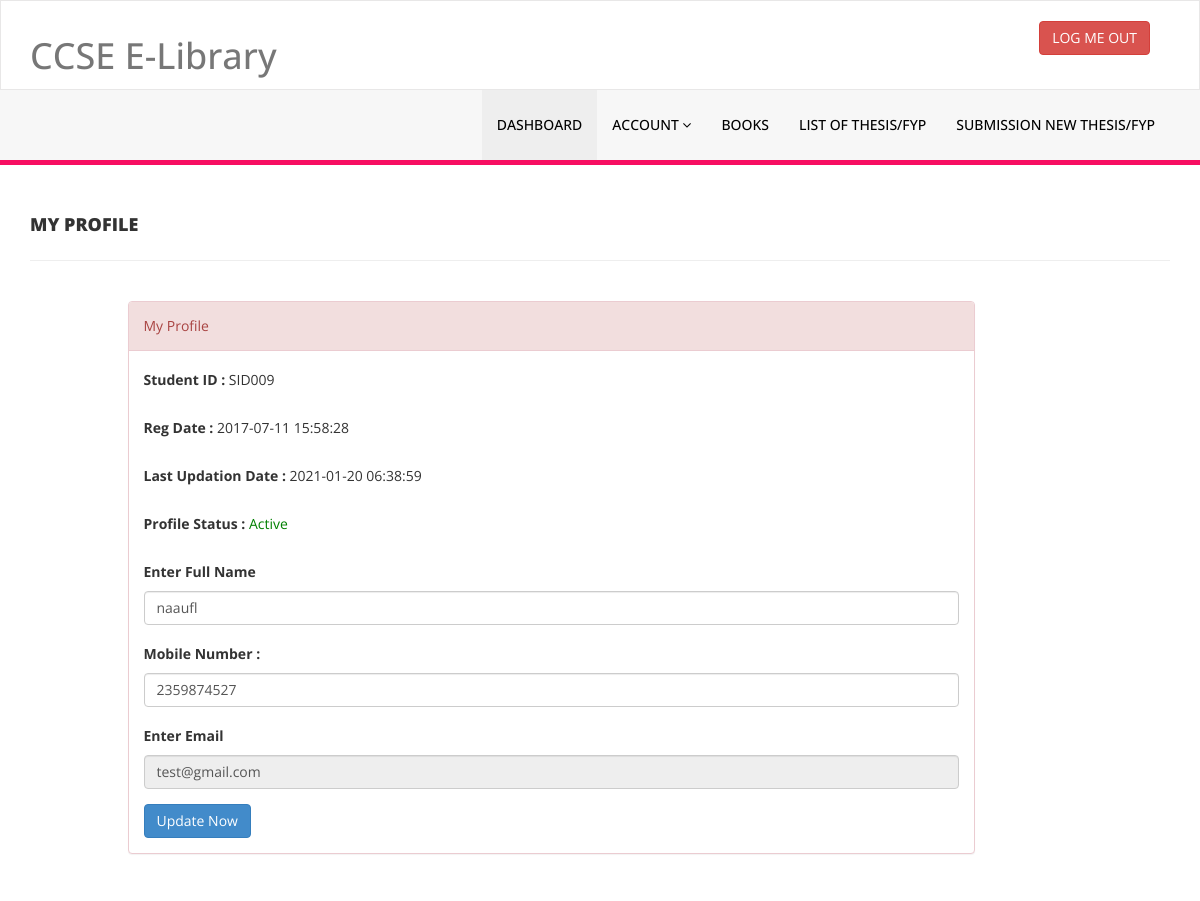
The page /library/my-profile.php (signed in) on the database its author committed.
### tables this page shows
CREATE TABLE `tblstudents` (
  `id` int(11) NOT NULL,
  `StudentId` varchar(100) DEFAULT NULL,
  `FullName` varchar(120) DEFAULT NULL,
  `EmailId` varchar(120) DEFAULT NULL,
  `MobileNumber` char(11) DEFAULT NULL,
  `Password` varchar(120) DEFAULT NULL,
  `Status` int(1) DEFAULT NULL,
  `RegDate` timestamp NULL DEFAULT current_timestamp(),
  `UpdationDate` timestamp NULL DEFAULT NULL ON UPDATE current_timestamp()
);

### library/my-profile.php (the view, shortened to what this page needs)
<?php
include('includes/config.php');
if(strlen($_SESSION['login'])==0)
    {
header('location:index.php');
}
else{
?>
<!DOCTYPE html>
<html xmlns="http://www.w3.org/1999/xhtml">
<head>
    <link href="assets/css/bootstrap.css" rel="stylesheet" />
    <link href="assets/css/font-awesome.css" rel="stylesheet" />
    <link href="assets/css/style.css" rel="stylesheet" />
</head>
<body>
<?php include('includes/header.php');?>
    <div class="content-wrapper">
         <div class="container">
        <div class="row pad-botm">
            <div class="col-md-12">
                <h4 class="header-line">My Profile</h4>
                            </div>
        </div>
             <div class="row">
<div class="col-md-9 col-md-offset-1">
               <div class="panel panel-danger">
                        <div class="panel-heading">
                           My Profile
                        </div>
                        <div class="panel-body">
                            <form name="signup" method="post">
<?php
$sid=$_SESSION['stdid'];
$sql="SELECT StudentId,FullName,EmailId,MobileNumber,RegDate,UpdationDate,Status from  tblstudents  where StudentId=:sid ";
$query = $dbh -> prepare($sql);
$query-> bindParam(':sid', $sid, PDO::PARAM_STR);
$query->execute();
$results=$query->fetchAll(PDO::FETCH_OBJ);
if($query->rowCount() > 0)
{
foreach($results as $result)
{               ?>
<div class="form-group">
<label>Student ID : </label>
<?php echo htmlentities($result->StudentId);?>
</div>
<div class="form-group">
<label>Reg Date : </label>
<?php echo htmlentities($result->RegDate);?>
</div>
<?php if($result->UpdationDate!=""){?>
<div class="form-group">
<label>Last Updation Date : </label>
<?php echo htmlentities($result->UpdationDate);?>
</div>
<?php } ?>
<div class="form-group">
<label>Profile Status : </label>
<?php if($result->Status==1){?>
<span style="color: green">Active</span>
<?php } else { ?>
<span style="color: red">Blocked</span>
<?php }?>
</div>
<div class="form-group">
<label>Enter Full Name</label>
<input class="form-control" type="text" name="fullanme" value="<?php echo htmlentities($result->FullName);?>" autocomplete="off" required />
</div>
<div class="form-group">
<label>Mobile Number :</label>
<input class="form-control" type="text" name="mobileno" maxlength="10" value="<?php echo htmlentities($result->MobileNumber);?>" autocomplete="off" required />
</div>
<div class="form-group">
<label>Enter Email</label>
<input class="form-control" type="email" name="email" id="emailid" value="<?php echo htmlentities($result->EmailId);?>"  autocomplete="off" required readonly />
</div>
<?php }} ?>
<button type="submit" name="update" class="btn btn-primary" id="submit">Update Now </button>
                                    </form>
                            </div>
                        </div>
                            </div>
        </div>
    </div>
    </div>
</body>
</html>
<?php } ?>

### library/assets/css/style.css (style rules this page uses)
.content-wrapper { margin-top: 40px; min-height:800px; padding-bottom:90px; }
.header-line { font-weight:900; padding-bottom:25px; border-bottom:1px solid #eeeeee; text-transform:uppercase; }
.pad-botm { padding-bottom:30px; }

### rows shown on the page
tblstudents: StudentId "SID009", RegDate "2017-07-11 15:58:28", UpdationDate "2021-01-20 06:38:59", Status "Active", fullanme "naaufl", mobileno "2359874527", email "test@gmail.com"
